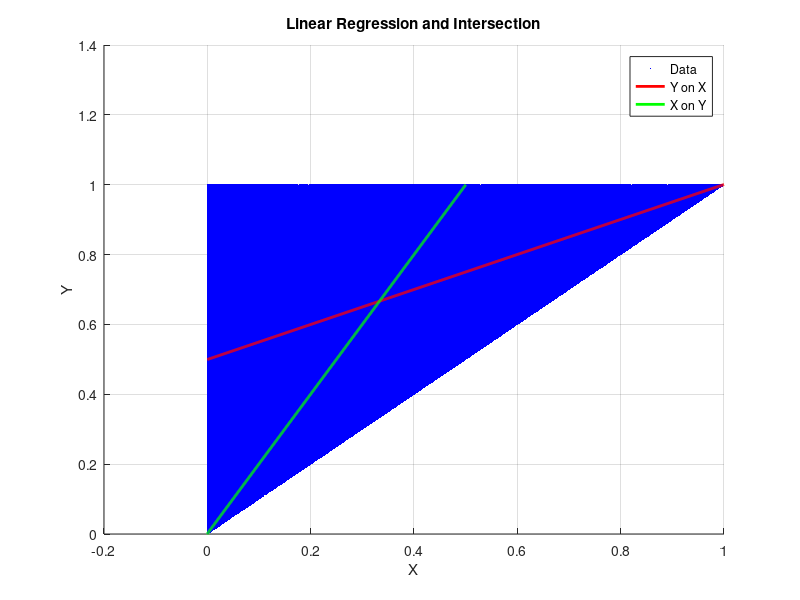

This figure's MATLAB source:
n_samples = 1e6;
x_samples = zeros(n_samples, 1);
y_samples = zeros(n_samples, 1);

for i = 1:n_samples
    while true
        x = rand;
        y = rand;
        if 0 < x && x < y && y < 1
            x_samples(i) = x;
            y_samples(i) = y;
            break;
        end
    end
end

coeff_y_on_x = polyfit(x_samples, y_samples, 1);
a1 = coeff_y_on_x(1);
b1 = coeff_y_on_x(2);

coeff_x_on_y = polyfit(y_samples, x_samples, 1);
a2 = coeff_x_on_y(1);
b2 = coeff_x_on_y(2);

A = [1, -a2 * a1; -a2, 1];
B = [b2 + a2 * b1; b1];
intersection_point = A \ B;

rho = corr(x_samples, y_samples);

fprintf('Linear Regression of Y on X: y = %.4f * x + %.4f\n', a1, b1);
fprintf('Linear Regression of X on Y: x = %.4f * y + %.4f\n', a2, b2);
fprintf('Common Point of Intersection: (x, y) = (%.4f, %.4f)\n', ...
        intersection_point(1), intersection_point(2));
fprintf('Karl Pearson''s ρ: %.4f\n', rho);

figure;
scatter(x_samples, y_samples, 1, 'b', 'filled');
hold on;
x_line = linspace(0, 1, 1000);
y_line = a1 * x_line + b1;
plot(x_line, y_line, 'r', 'LineWidth', 2, 'DisplayName', 'Y on X');
y_line_inverse = linspace(0, 1, 1000);
x_line_inverse = a2 * y_line_inverse + b2;
plot(x_line_inverse, y_line_inverse, 'g', 'LineWidth', 2, 'DisplayName', 'X on Y');
legend('Data', 'Y on X', 'X on Y');
xlabel('X');
ylabel('Y');
title('Linear Regression and Intersection');
grid on;
